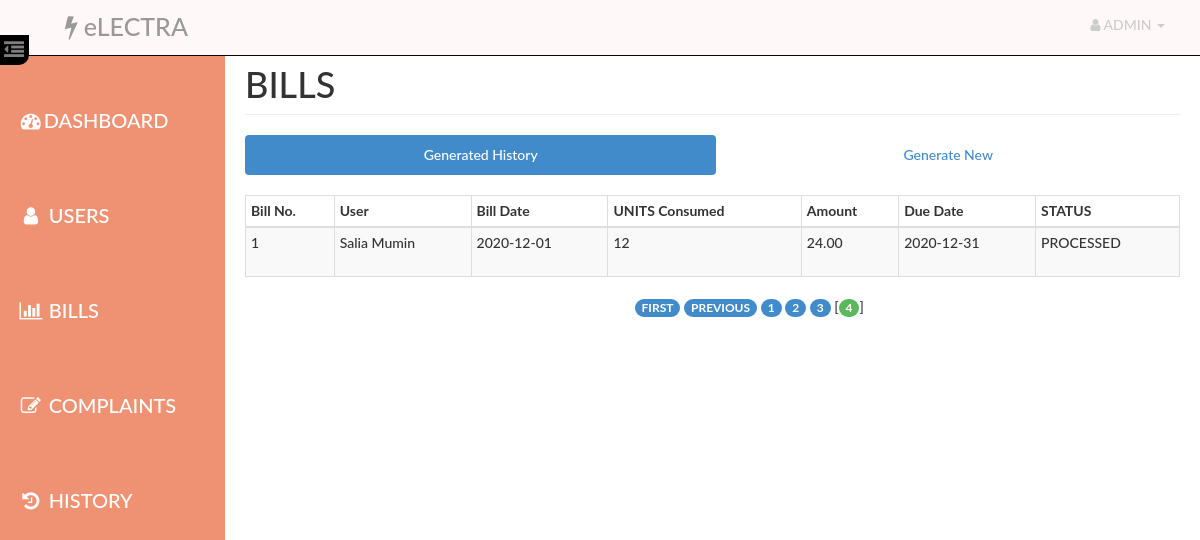
The page /admin/extra.php?currentpage=4 (signed in) on the database its author committed.
### tables this page shows
CREATE TABLE IF NOT EXISTS `bill` (
  `id` int(14) NOT NULL AUTO_INCREMENT,
  `aid` int(14) NOT NULL,
  `uid` int(14) NOT NULL,
  `units` int(10) NOT NULL,
  `amount` decimal(10,2) NOT NULL,
  `status` varchar(10) NOT NULL,
  `bdate` date NOT NULL,
  `ddate` date NOT NULL,
  PRIMARY KEY (`id`),
  KEY `aid` (`aid`),
  KEY `uid` (`uid`)
);

CREATE TABLE IF NOT EXISTS `user` (
  `id` int(14) NOT NULL AUTO_INCREMENT,
  `name` varchar(40) NOT NULL,
  `email` varchar(40) NOT NULL,
  `phone` int(14) NOT NULL,
  `pass` varchar(20) NOT NULL,
  `address` varchar(100) NOT NULL,
  PRIMARY KEY (`id`)
);

### admin/paging1.php (called while the page is built, shortened)
<?php
    $rowsperpage = 5;
    if (isset($_GET['currentpage']) && is_numeric($_GET['currentpage'])) {
       $currentpage = (int) $_GET['currentpage'];
    } else {
       $currentpage = 1;
    }
    $offset = ($currentpage - 1) * $rowsperpage;
 ?>

### Includes/admin.php (called while the page is built, shortened)
<?php
     require_once("db_connection_test.php");
    function retrieve_bills_generated($id,$offset, $rowsperpage) {
        global $con;
        $query  = "SELECT user.name AS user, bill.bdate AS bdate , bill.units AS units , bill.amount AS amount , bill.id as bid ";
        $query .= ", bill.ddate AS ddate, bill.status AS status ";
        $query .= " FROM user , bill ";
        $query .= " WHERE user.id=bill.uid AND aid={$id} ";
        $query .= " ORDER BY bill.id DESC ";
        $query .= "LIMIT {$offset}, {$rowsperpage} ";
        $result = mysqli_query($con,$query);
        return $result;
    }
 ?>

### admin/extra.php (the view, shortened to what this page needs)
<?php
    require_once('head_html.php');
    require_once('../Includes/session.php');
    require_once('../Includes/admin.php');
?>
<body>
    <div id="wrapper">
        <?php
            require_once("nav.php");
            require_once("sidebar.php");
        ?>
        <div id="page-content-wrapper">
            <div class="container-fluid">
                <div class="row">
                    <div class="col-lg-12">
                        <h1 class="page-header">
                            BILLS
                        </h1>
                        <ul class="nav nav-pills nav-justified">
                            <li class="active"><a href="#generated" data-toggle="pill">Generated History</a>
                            </li>
                            <li class=""><a href="#generate" data-toggle="pill">Generate New</a>
                            </li>
                        </ul>
                        <div class="tab-content">
                            <div class="tab-pane fade in active" id="generated">
                                <div class="table-responsive">
                                    <table class="table table-hover table-striped table-bordered table-condensed">
                                        <thead>
                                            <tr>
                                                <th>Bill No.</th>
                                                <th>User</th>
                                                <th>Bill Date</th>
                                                <th>UNITS Consumed</th>
                                                <th>Amount</th>
                                                <th>Due Date</th>
                                                <th>STATUS</th>
                                            </tr>
                                        </thead>
                                        <tbody>
                                        <?php
                                            include("paging1.php");
                                            $result = retrieve_bills_generated($_SESSION['aid'],$offset, $rowsperpage);
                                            while($row = mysqli_fetch_assoc($result)){
                                            ?>
                                                <tr>
                                                    <td><?php echo $row['bid']?></td>
                                                    <td height="50"><?php echo $row['user'] ?></td>
                                                    <td><?php echo $row['bdate'] ?></td>
                                                    <td><?php echo $row['units'] ?></td>
                                                    <td><?php echo $row['amount'] ?></td>
                                                    <td><?php echo $row['ddate'] ?></td>
                                                    <td><?php echo $row['status'] ?></td>
                                                </tr>
                                            <?php
                                            }
                                            ?>
                                        </tbody>
                                    </table>
                                    <?php include("paging2.php");  ?>
                                </div>
                            </div>
                        </div>
                    </div>
                </div>
            </div>
        </div>
    </div>
</body>
</html>

### assets/css/dash_admin.css (style rules this page uses)
html { height: 100%; }
body, html { width: 100%; height: 100%; }
body, h1, h2, h3, h4, h5, h6 { font-family: "Lato","Helvetica Neue",Helvetica,Arial,sans-serif; font-weight: 500; }
#wrapper { padding-left: 10px; padding-top: 5px; -webkit-transition: all 0.5s ease; -moz-transition: all 0.5s ease; -o-transition: all 0.5s ease; transition: all 0.5s ease; }
#page-content-wrapper { width: 100%; padding: 15px; min-height:100%; }
@media (min-width:768px) { #wrapper { padding-left: 225px; } }
@media (min-width:768px) { #page-content-wrapper { padding: 20px; } }
.table-responsive { padding-top: 20px; padding-bottom: 20px; }

### rows shown on the page
bill: id "1", uid.name "Salia Mumin", bdate "2020-12-01", units "12", amount "24.00", ddate "2020-12-31", status "PROCESSED"
